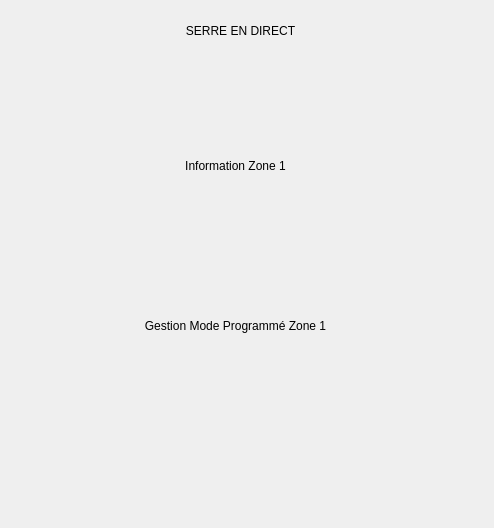
<?xml version="1.0" encoding="UTF-8"?>
<ui version="4.0">
 <class>Widget</class>
 <widget class="QWidget" name="Widget">
  <property name="geometry">
   <rect>
    <x>0</x>
    <y>0</y>
    <width>494</width>
    <height>528</height>
   </rect>
  </property>
  <property name="windowTitle">
   <string>Widget</string>
  </property>
  <widget class="QStackedWidget" name="stackedWidgetPage">
   <property name="geometry">
    <rect>
     <x>10</x>
     <y>110</y>
     <width>481</width>
     <height>411</height>
    </rect>
   </property>
   <property name="currentIndex">
    <number>3</number>
   </property>
   <widget class="QWidget" name="pageAccueil">
    <widget class="QLabel" name="labelInfoZone_2">
     <property name="geometry">
      <rect>
       <x>150</x>
       <y>60</y>
       <width>151</width>
       <height>31</height>
      </rect>
     </property>
     <property name="text">
      <string>Sélection de la Zone</string>
     </property>
     <property name="alignment">
      <set>Qt::AlignCenter</set>
     </property>
    </widget>
    <widget class="QPushButton" name="pushButtonGo">
     <property name="geometry">
      <rect>
       <x>180</x>
       <y>190</y>
       <width>80</width>
       <height>25</height>
      </rect>
     </property>
     <property name="text">
      <string>Go</string>
     </property>
    </widget>
   </widget>
   <widget class="QWidget" name="pageChoixMode">
    <widget class="QPushButton" name="pushButtonModeManuel">
     <property name="geometry">
      <rect>
       <x>160</x>
       <y>40</y>
       <width>151</width>
       <height>41</height>
      </rect>
     </property>
     <property name="text">
      <string>Mode Manuel</string>
     </property>
    </widget>
    <widget class="QPushButton" name="pushButtonModeProgramme">
     <property name="geometry">
      <rect>
       <x>160</x>
       <y>100</y>
       <width>151</width>
       <height>41</height>
      </rect>
     </property>
     <property name="text">
      <string>Mode Programmé</string>
     </property>
    </widget>
    <widget class="QPushButton" name="pushButtonModeAuto">
     <property name="geometry">
      <rect>
       <x>160</x>
       <y>160</y>
       <width>151</width>
       <height>41</height>
      </rect>
     </property>
     <property name="text">
      <string>Mode Automatique</string>
     </property>
    </widget>
    <widget class="QPushButton" name="pushButtonArretTotal">
     <property name="geometry">
      <rect>
       <x>160</x>
       <y>220</y>
       <width>151</width>
       <height>41</height>
      </rect>
     </property>
     <property name="text">
      <string>Arrêt Total</string>
     </property>
    </widget>
   </widget>
   <widget class="QWidget" name="pageChoixManuel">
    <widget class="QLabel" name="label_6">
     <property name="geometry">
      <rect>
       <x>40</x>
       <y>310</y>
       <width>131</width>
       <height>31</height>
      </rect>
     </property>
     <property name="text">
      <string>Fermeture Vanne </string>
     </property>
     <property name="alignment">
      <set>Qt::AlignLeading|Qt::AlignLeft|Qt::AlignVCenter</set>
     </property>
    </widget>
    <widget class="QLabel" name="labelInfoZone">
     <property name="geometry">
      <rect>
       <x>150</x>
       <y>40</y>
       <width>151</width>
       <height>31</height>
      </rect>
     </property>
     <property name="text">
      <string>Information Zone 1</string>
     </property>
     <property name="alignment">
      <set>Qt::AlignCenter</set>
     </property>
    </widget>
    <widget class="QLabel" name="label_4">
     <property name="geometry">
      <rect>
       <x>130</x>
       <y>200</y>
       <width>171</width>
       <height>31</height>
      </rect>
     </property>
     <property name="text">
      <string>Gestion Mode Manuel Zone 1</string>
     </property>
     <property name="alignment">
      <set>Qt::AlignCenter</set>
     </property>
    </widget>
    <widget class="QPushButton" name="pushButtonLancerOuverture">
     <property name="geometry">
      <rect>
       <x>210</x>
       <y>260</y>
       <width>80</width>
       <height>25</height>
      </rect>
     </property>
     <property name="text">
      <string>Lancer</string>
     </property>
    </widget>
    <widget class="QPushButton" name="pushButtonLanceFermeture">
     <property name="geometry">
      <rect>
       <x>210</x>
       <y>310</y>
       <width>80</width>
       <height>25</height>
      </rect>
     </property>
     <property name="text">
      <string>Lancer</string>
     </property>
    </widget>
    <widget class="QLabel" name="label_5">
     <property name="geometry">
      <rect>
       <x>40</x>
       <y>260</y>
       <width>131</width>
       <height>31</height>
      </rect>
     </property>
     <property name="text">
      <string>Ouverture Vanne </string>
     </property>
     <property name="alignment">
      <set>Qt::AlignLeading|Qt::AlignLeft|Qt::AlignVCenter</set>
     </property>
    </widget>
    <widget class="QLabel" name="labelInfoHumiditSol">
     <property name="geometry">
      <rect>
       <x>40</x>
       <y>110</y>
       <width>131</width>
       <height>31</height>
      </rect>
     </property>
     <property name="text">
      <string>Humidité du sol</string>
     </property>
     <property name="alignment">
      <set>Qt::AlignLeading|Qt::AlignLeft|Qt::AlignVCenter</set>
     </property>
    </widget>
    <widget class="QLabel" name="labelInfoDebit">
     <property name="geometry">
      <rect>
       <x>40</x>
       <y>150</y>
       <width>131</width>
       <height>31</height>
      </rect>
     </property>
     <property name="text">
      <string>Débit d'eau</string>
     </property>
     <property name="alignment">
      <set>Qt::AlignLeading|Qt::AlignLeft|Qt::AlignVCenter</set>
     </property>
    </widget>
   </widget>
   <widget class="QWidget" name="page">
    <widget class="QLabel" name="labelInfoZone_3">
     <property name="geometry">
      <rect>
       <x>150</x>
       <y>40</y>
       <width>151</width>
       <height>31</height>
      </rect>
     </property>
     <property name="text">
      <string>Information Zone 1</string>
     </property>
     <property name="alignment">
      <set>Qt::AlignCenter</set>
     </property>
    </widget>
    <widget class="QLabel" name="label_7">
     <property name="geometry">
      <rect>
       <x>130</x>
       <y>200</y>
       <width>191</width>
       <height>31</height>
      </rect>
     </property>
     <property name="text">
      <string>Gestion Mode Programmé Zone 1</string>
     </property>
     <property name="alignment">
      <set>Qt::AlignCenter</set>
     </property>
    </widget>
   </widget>
  </widget>
  <widget class="QLabel" name="labelTitre">
   <property name="geometry">
    <rect>
     <x>130</x>
     <y>0</y>
     <width>221</width>
     <height>61</height>
    </rect>
   </property>
   <property name="sizePolicy">
    <sizepolicy hsizetype="Preferred" vsizetype="Preferred">
     <horstretch>3</horstretch>
     <verstretch>10</verstretch>
    </sizepolicy>
   </property>
   <property name="text">
    <string>SERRE EN DIRECT</string>
   </property>
   <property name="alignment">
    <set>Qt::AlignCenter</set>
   </property>
  </widget>
 </widget>
 <layoutdefault spacing="6" margin="11"/>
 <resources/>
 <connections/>
</ui>
